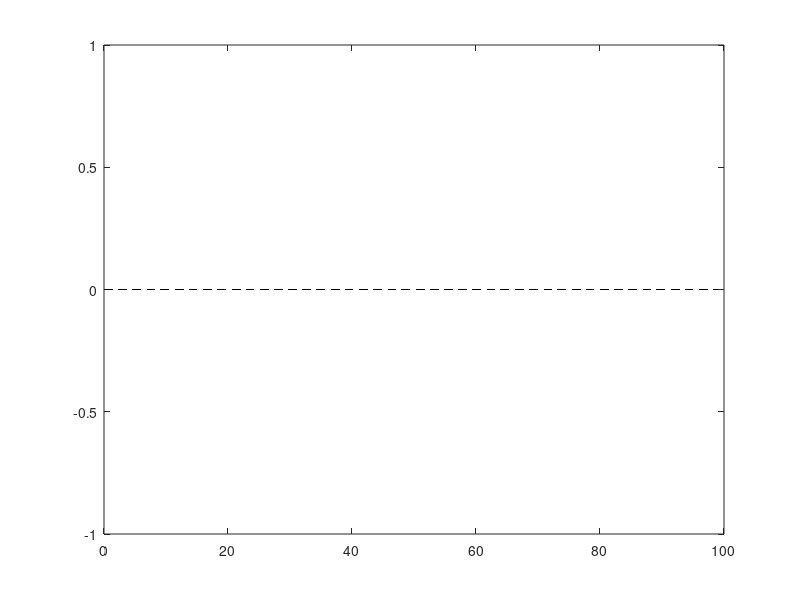

The MATLAB source for this figure: (Note: this script raises an error after producing the figure.)
close all
clc

%{
    Grip force test: Tests the normal force produced during HSA gripper grasping, using a 3D-printed test cylinder

    Antipodal Grasping: Using opposing forces to grasp the cylinder (opposite points on the surface of the test cylinder)
%}

imported_data = {'GripforceTestSample_4-NoEcoflexLayer.csv', 'GripforceTestSample_8-PinchGrasp2.csv', 'GripforceTestSample_7-CagingGrasp2'};
legend_labels = {'Pinch Grasp: No Ecoflex', 'Pinch Grasp', 'Caging Grasp'};


figure()

% plot zero line
x = 0:99;
y = zeros(100);
plot(x, y, 'k--', 'LineWidth', 0.3, 'HandleVisibility', 'off')
hold on

for i = 1:3
    %{
        Reads and plots force and extension data from Instron's raw data (.csv)
    %}
    data = readtable(imported_data{i}, "VariableNamingRule", "preserve");
    e_data = data.('Displacement'); % extension in mm
    f_data = data.('Force'); % force in N

    plot(e_data, f_data, '-', 'LineWidth', 1.5, 'DisplayName', legend_labels{i})
    title({"Grip Force Test";'HSA Rotation = 90\circ'})
    xlabel('Extension [mm]')
    ylabel('Force [N]')
    xlim([0 100])
    ylim([-6 12])
    grid on
    hold on
end

legend('Location', 'southwest')


% figure size

x0 = 900;
y0 = 410;
width = 450;
height = 400;
set(gcf, 'position', [x0, y0, width, height])
exportgraphics(gcf, 'D:\Srivatsan\HSA-gripper-files\Plot Images\GripForce.png', 'Resolution', 800)